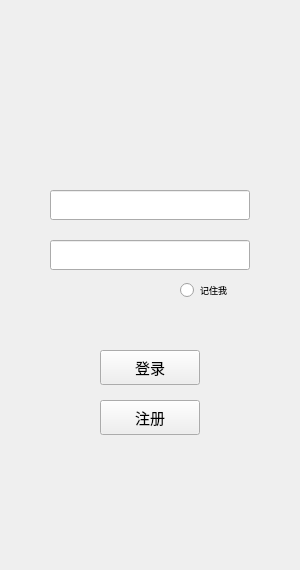
<?xml version="1.0" encoding="UTF-8"?>
<ui version="4.0">
 <class>logASign</class>
 <widget class="QWidget" name="logASign">
  <property name="geometry">
   <rect>
    <x>0</x>
    <y>0</y>
    <width>300</width>
    <height>570</height>
   </rect>
  </property>
  <property name="font">
   <font>
    <family>微软雅黑</family>
    <pointsize>11</pointsize>
   </font>
  </property>
  <property name="windowTitle">
   <string>Form</string>
  </property>
  <widget class="QLineEdit" name="ID_Edit">
   <property name="geometry">
    <rect>
     <x>50</x>
     <y>190</y>
     <width>200</width>
     <height>30</height>
    </rect>
   </property>
  </widget>
  <widget class="QLineEdit" name="PassWord_Edit">
   <property name="geometry">
    <rect>
     <x>50</x>
     <y>240</y>
     <width>200</width>
     <height>30</height>
    </rect>
   </property>
  </widget>
  <widget class="QPushButton" name="Sign_Button">
   <property name="geometry">
    <rect>
     <x>100</x>
     <y>350</y>
     <width>100</width>
     <height>35</height>
    </rect>
   </property>
   <property name="text">
    <string>登录</string>
   </property>
  </widget>
  <widget class="QPushButton" name="Login_Button">
   <property name="geometry">
    <rect>
     <x>100</x>
     <y>400</y>
     <width>100</width>
     <height>35</height>
    </rect>
   </property>
   <property name="text">
    <string>注册</string>
   </property>
  </widget>
  <widget class="QRadioButton" name="radioButton">
   <property name="geometry">
    <rect>
     <x>180</x>
     <y>280</y>
     <width>60</width>
     <height>20</height>
    </rect>
   </property>
   <property name="font">
    <font>
     <pointsize>7</pointsize>
    </font>
   </property>
   <property name="text">
    <string>记住我</string>
   </property>
  </widget>
 </widget>
 <resources/>
 <connections/>
</ui>
